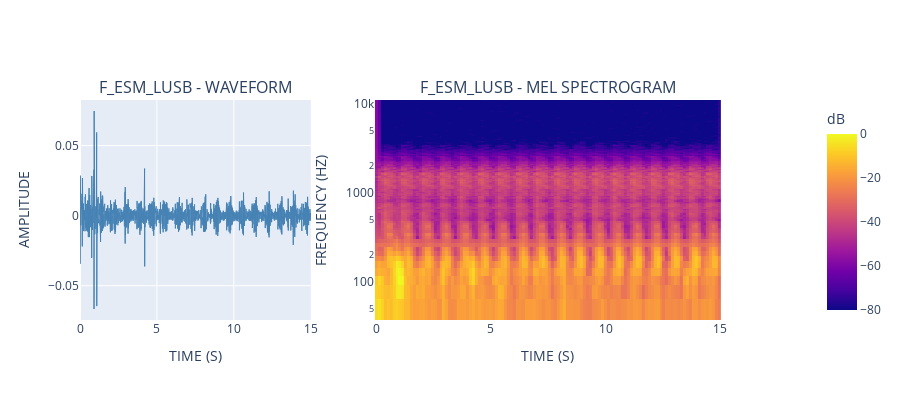

The notebook cell this image was saved under:
### Code cell
# Create subplots with plotly for interactive visualization
fig = make_subplots(
    rows=1, cols=2,
    subplot_titles=(f'{random_id} - Waveform'.upper(), f'{random_id} - Mel Spectrogram'.upper()),
    column_widths=[0.5, 0.75]
)

# Waveform
time_axis = np.linspace(0, len(y) / sr, len(y))
fig.add_trace(
    go.Scatter(
        x=time_axis,
        y=y,
        mode='lines',
        line=dict(color='steelblue', width=1),
        name='Waveform'
    ),
    row=1, col=1
)

# Mel Spectrogram
fig.add_trace(
    go.Heatmap(
        z=S_dB,
        x=librosa.frames_to_time(np.arange(S_dB.shape[1]), sr=sr),
        y=librosa.mel_frequencies(n_mels=S_dB.shape[0]),
        colorbar=dict(title='dB', x=1.15),
        name='Mel Spectrogram'
    ),
    row=1, col=2
)

# Update layout
fig.update_xaxes(title_text='Time (s)'.upper(), row=1, col=1)
fig.update_yaxes(title_text='Amplitude'.upper(), row=1, col=1)
fig.update_xaxes(title_text='Time (s)'.upper(), row=1, col=2)
fig.update_yaxes(title_text='Frequency (Hz)'.upper(), type='log', row=1, col=2)

fig.update_layout(
    height=400,
    showlegend=False
)

fig.show()

### Figure 1 — Plotly figure (JSON) as saved in the notebook; plotly's stock layout.template omitted (floating-point values rounded to 4 significant figures; data arrays with more than 128 entries replaced by an {"elided": "..."} marker saying what was removed)
{"data": [{"line": {"color": "steelblue", "width": 1}, "mode": "lines", "name": "Waveform", "type": "scatter", "x": {"elided": "60000 float values"}, "xaxis": "x", "y": {"elided": "60000 float values"}, "yaxis": "y"}, {"colorbar": {"title": {"text": "dB"}, "x": 1.15}, "name": "Mel Spectrogram", "type": "heatmap", "x": [0.0, 0.128, 0.256, 0.384, 0.512, 0.64, 0.768, 0.896, 1.024, 1.152, 1.28, 1.408, 1.536, 1.664, 1.792, 1.92, 2.048, 2.176, 2.304, 2.432, 2.56, 2.688, 2.816, 2.944, 3.072, 3.2, 3.328, 3.456, 3.584, 3.712, 3.84, 3.968, 4.096, 4.224, 4.352, 4.48, 4.608, 4.736, 4.864, 4.992, 5.12, 5.248, 5.376, 5.504, 5.632, 5.76, 5.888, 6.016, 6.144, 6.272, 6.4, 6.528, 6.656, 6.784, 6.912, 7.04, 7.168, 7.296, 7.424, 7.552, 7.68, 7.808, 7.936, 8.064, 8.192, 8.32, 8.448, 8.576, 8.704, 8.832, 8.96, 9.088, 9.216, 9.344, 9.472, 9.6, 9.728, 9.856, 9.984, 10.11, 10.24, 10.37, 10.5, 10.62, 10.75, 10.88, 11.01, 11.14, 11.26, 11.39, 11.52, 11.65, 11.78, 11.9, 12.03, 12.16, 12.29, 12.42, 12.54, 12.67, 12.8, 12.93, 13.06, 13.18, 13.31, 13.44, 13.57, 13.7, 13.82, 13.95, 14.08, 14.21, 14.34, 14.46, 14.59, 14.72, 14.85, 14.98], "xaxis": "x2", "y": [0.0, 26.2, 52.4, 78.6, 104.8, 131.0, 157.2, 183.4, 209.6, 235.8, 262.0, 288.2, 314.4, 340.6, 366.8, 393.0, 419.2, 445.4, 471.6, 497.8, 524.0, 550.2, 576.4, 602.6, 628.8, 655.0, 681.2, 707.4, 733.6, 759.8, 786.0, 812.2, 838.4, 864.6, 890.8, 917.0, 943.2, 969.4, 995.6, 1023.0, 1051.0, 1080.0, 1109.0, 1139.0, 1171.0, 1203.0, 1236.0, 1270.0, 1304.0, 1340.0, 1377.0, 1414.0, 1453.0, 1493.0, 1534.0, 1576.0, 1619.0, 1663.0, 1709.0, 1756.0, 1804.0, 1853.0, 1904.0, 1956.0, 2010.0, 2065.0, 2121.0, 2179.0, 2239.0, 2300.0, 2363.0, 2428.0, 2495.0, 2563.0, 2633.0, 2705.0, 2779.0, 2855.0, 2934.0, 3014.0, 3096.0, 3181.0, 3268.0, 3358.0, 3450.0, 3544.0, 3641.0, 3741.0, 3844.0, 3949.0, 4057.0, 4168.0, 4282.0, 4400.0, 4520.0, 4644.0, 4771.0, 4902.0, 5036.0, 5174.0, 5316.0, 5461.0, 5611.0, 5764.0, 5922.0, 6084.0, 6251.0, 6422.0, 6598.0, 6779.0, 6965.0, 7155.0, 7351.0, 7553.0, 7759.0, 7972.0, 8190.0, 8415.0, 8645.0, 8882.0, 9125.0, 9375.0, 9632.0, 9896.0, 10170.0, 10450.0, 10730.0, 11020.0], "yaxis": "y2", "z": {"elided": "128x118 float values"}}], "layout": {"annotations": [{"font": {"size": 16}, "showarrow": false, "text": "F_ESM_LUSB - WAVEFORM", "x": 0.18, "xanchor": "center", "xref": "paper", "y": 1, "yanchor": "bottom", "yref": "paper"}, {"font": {"size": 16}, "showarrow": false, "text": "F_ESM_LUSB - MEL SPECTROGRAM", "x": 0.73, "xanchor": "center", "xref": "paper", "y": 1, "yanchor": "bottom", "yref": "paper"}], "height": 400, "showlegend": false, "xaxis": {"anchor": "y", "domain": [0, 0.36], "title": {"text": "TIME (S)"}}, "xaxis2": {"anchor": "y2", "domain": [0.46, 1], "title": {"text": "TIME (S)"}}, "yaxis": {"anchor": "x", "domain": [0, 1], "title": {"text": "AMPLITUDE"}}, "yaxis2": {"anchor": "x2", "domain": [0, 1], "title": {"text": "FREQUENCY (HZ)"}, "type": "log"}}}
